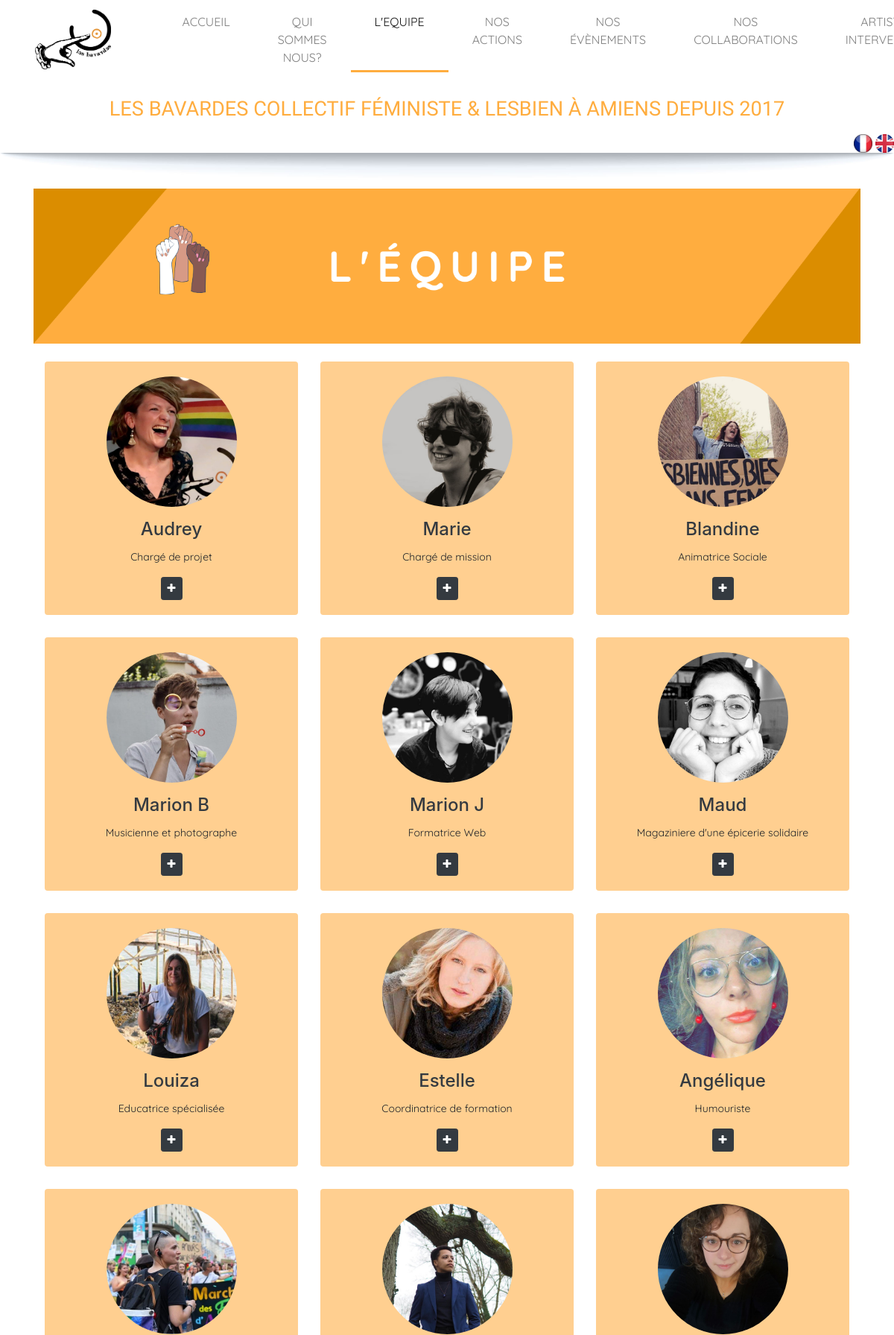
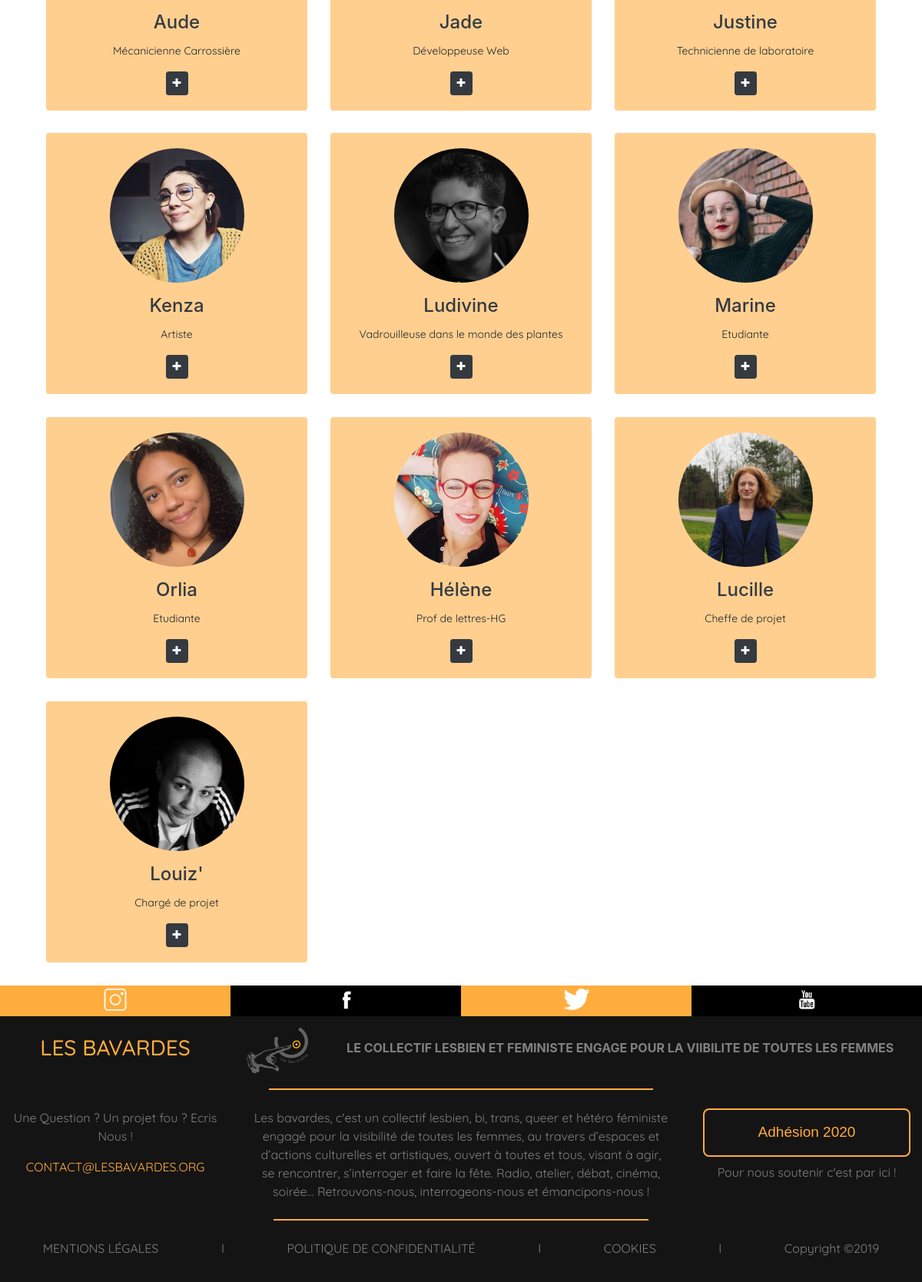
/Team/index/fr, run on the app's committed database (2 pictures, top to bottom).
### tables this page shows
CREATE TABLE IF NOT EXISTS `team` (
  `team_id` int(11) NOT NULL AUTO_INCREMENT,
  `team_name` varchar(50) NOT NULL,
  `team_title` varchar(100) NOT NULL,
  `team_description` varchar(2000) NOT NULL,
  `file_name` varchar(100) NOT NULL,
  PRIMARY KEY (`team_id`)
);

### application/controllers/Team.php (called while the page is built, shortened)
<?php
 class Team extends CI_Controller {
      function __construct() {
          $this->load->model('Team_Model');
          $this->load->helper('form');
          $this->load->library('form_validation');
      }
function index($lang = ''){
        $data = array();
        $data['team'] = $this->Team_Model->getRowsTeam();
        $data['ma_pages'] = 'index_team';
             $this->lang->load('content', $lang == ''?'fr':$lang);
             $data['controller'] = 'team';
             $data['function'] = 'index';
             $data['lang'] = $this->lang->line('lang');
             $data['header_acc'] = $this->lang->line('header_acc');
             $data['header_about'] = $this->lang->line('header_about');
             $data['header_team'] = $this->lang->line('header_team');
             $data['header_act'] = $this->lang->line('header_act');
             $data['header_event'] = $this->lang->line('header_event');
             $data['header_col'] = $this->lang->line('header_col');
             $data['header_ppl'] = $this->lang->line('header_ppl');
             $data['header_presse'] = $this->lang->line('header_presse');
             $data['header_pod'] = $this->lang->line('header_pod');
             $data['header_esmem'] = $this->lang->line('header_esmem');
                 $data['header_user_acc'] = $this->lang->line('header_user_acc');
                 $data['header_login'] = $this->lang->line('header_login');
                 $data['header_reg'] = $this->lang->line('header_reg');
             $data['header_titre'] = $this->lang->line('header_titre');
             $data['footer_line1'] = $this->lang->line('footer_line1');
             $data['footer_line2'] = $this->lang->line('footer_line2');
             $data['footer_body_text'] = $this->lang->line('footer_body_text');
                 $data['footer_button_support'] = $this->lang->line('footer_button_support');
             $data['footer_line3'] = $this->lang->line('footer_line3');
             $data['footer_mentions'] = $this->lang->line('footer_mentions');
             $data['footer_rgpd'] = $this->lang->line('footer_rgpd');
        $this->load->view('templates/header', $data);
        $this->load->view('team/index', $data);
        $this->load->view('templates/footer', $data);
    }
}
 ?>

### index.php (called while the page is built, shortened)
<?php
require_once BASEPATH.'core/CodeIgniter.php';

### application/models/Team_Model.php (called while the page is built, shortened)
<?php
 class Team_Model extends CI_Model
 {
      function __construct() {
          $this->table = 'team';
      }
      public function getRowsTeam($params = array()){
          $this->db->select('*');
          $this->db->from($this->table);
                    if(array_key_exists("team_id", $params)){
                        $this->db->where('team_id', $params['team_id']);
                        $query = $this->db->get();
                        $result = $query->row_array();
                    }else{
                        if(array_key_exists("start",$params) && array_key_exists("limit",$params)){
                            $this->db->limit($params['limit'],$params['start']);
                        }elseif(!array_key_exists("start",$params) && array_key_exists("limit",$params)){
                            $this->db->limit($params['limit']);
                        } else {
                            $query = $this->db->get();
                            $result = ($query->num_rows() > 0)?$query->result_array():FALSE;
                        }
                    }
          return $result;
      }
 }
 ?>

### application/views/team/index.php (the view, shortened to what this page needs)
<div class="row m-0">
  <div class="col-lg-12 ombre pt-5 ">
    <section id="team" class="">
      <div class="container">
        <div class="row m-0">
          <div class="col-md-12 pb-2">
            <div class="row">
              <img src="<?php echo base_url(); ?>assets\img\banniere\staff.png"
                alt="banniere l'équipe pour décrire les bénévoles bavardes, leurs origines et leurs actions "
                class="img-fluid pb-3">
            </div>
          </div>
        </div>
        <div class="row m-0">
        <?php if(!empty($team)){
                    foreach($team as $row){
                ?>
          <div class="col-12 col-xs-12 col-lg-6 col-xl-4">
            <div class="image-flip" ontouchstart="this.classList.toggle('hover');">
              <div class="mainflip">
                <div class="frontside">
                  <div class="card">
                    <div class="card-body text-center">
                      <p><img class="img-fluid" src="<?php echo base_url().'uploads/team_img/'.$row['file_name'] ?>" alt="Photo d'une Bavardes">
                      </p>
                      <h4 class="card-title"><?php echo ucfirst($row['team_name']); ?></h4>
                      <p class="card-text"><?php echo ucfirst($row['team_title']); ?></p>
                      <a href="#" class="btn btn-primary btn-sm"><i class="fa fa-plus"></i></a>
                    </div>
                  </div>
                </div>
                <div class="backside">
                  <div class="card">
                    <div class="card-body text-center mt-4">
                      <h4 class="card-title"><?php echo $row['team_name']; ?></h4>
                      <p class="card-text">
                      </p>
                    </div>
                  </div>
                </div>
              </div>
            </div>
          </div>
          <?php }
          } ?>
        </div>
      </div>
    </section>
  </div>
</div>

### data on the page
team: file_name (picture), team_name "Audrey", team_title "Chargé de projet"
team: file_name (picture), team_name "Marie", team_title "Chargé de mission"
team: file_name (picture), team_name "Blandine", team_title "Animatrice Sociale"
team: file_name (picture), team_name "Marion B", team_title "Musicienne et photographe"
team: file_name (picture), team_name "Marion J", team_title "Formatrice Web"
team: file_name (picture), team_name "Maud", team_title "Magaziniere d'une épicerie solidaire"
team: file_name (picture), team_name "Louiza", team_title "Educatrice spécialisée"
team: file_name (picture), team_name "Estelle", team_title "Coordinatrice de formation"
team: file_name (picture), team_name "Angélique", team_title "Humouriste"
team: file_name (picture), team_name "Aude", team_title "Mécanicienne Carrossière"
team: file_name (picture), team_name "Jade", team_title "Développeuse Web"
team: file_name (picture), team_name "Justine", team_title "Technicienne de laboratoire"
team: file_name (picture), team_name "Kenza", team_title "Artiste"
team: file_name (picture), team_name "Ludivine", team_title "Vadrouilleuse dans le monde des plantes"
team: file_name (picture), team_name "Marine", team_title "Etudiante"
team: file_name (picture), team_name "Orlia", team_title "Etudiante"
team: file_name (picture), team_name "Hélène", team_title "Prof de lettres-HG"
team: file_name (picture), team_name "Lucille", team_title "Cheffe de projet"
team: file_name (picture), team_name "Louiz'", team_title "Chargé de projet"

### other printed values
$header_acc "ACCUEIL"
$header_about "QUI SOMMES NOUS?"
$header_team "L'EQUIPE"
$header_act "NOS ACTIONS"
$header_event "NOS ÉVÈNEMENTS"
$header_col "NOS COLLABORATIONS"
$header_titre "LES BAVARDES COLLECTIF FÉMINISTE & LESBIEN À AMIENS DEPUIS 2017"
$footer_line1 "LE COLLECTIF LESBIEN ET FEMINISTE ENGAGE POUR LA VIIBILITE DE TOUTES LES FEMMES"
$footer_line2 "Une Question ? Un projet fou ? Ecris Nous !"
$footer_button_support "Adhésion 2020"
$footer_line3 "Pour nous soutenir c'est par ici !"
$footer_mentions "MENTIONS LÉGALES"
$footer_rgpd "POLITIQUE DE CONFIDENTIALITÉ"
